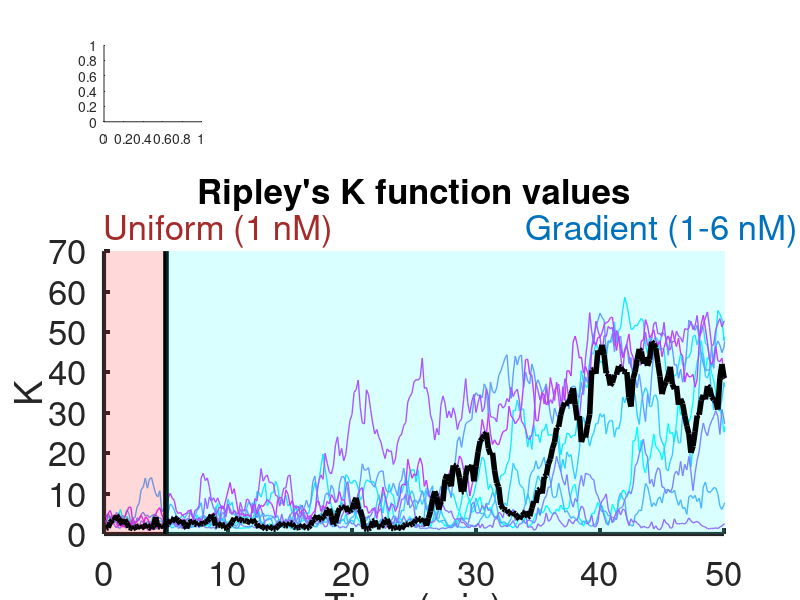

Reproduce this figure in MATLAB. (Note: this script raises an error after producing the figure.)
% Plot the snapshots of 3D Cdc42-GTP distribution at different time points.
% Simulations were performed with 1 nM uniform pheromone for the first 5 min 
% and then switched to a 1-6 nM pheromone gradient

load('FigureData/Figure7A1.mat')
seeds = 10;
% Color map for the plots.
cmap = cool(seeds);
% Time in the unit of minutes.
time = (0:10:8000)/60;
figure('units','pixels','position',[300 300 800 700]); 
for j = 1:seeds
    subplot(10,10,41:100); hold on
    % Plot time series of K
    plot(time,K(j,:),'color',cmap(j, :),'linewidth',1)
end
% Mark the time point where uniform pheromone was switched to a pheromone
% gradient.
patch([0,0,300/60,300/60],[0,70,70,0],'r',...
    'edgecolor','r','facealpha',0.15,'edgealpha',0.15)
plot([300/60,300/60],[0,70],'k-','linewidth',4)
patch([8000/60,8000/60,300/60,300/60],[0,70,70,0],'c',...
    'edgecolor','c','facealpha',0.15,'edgealpha',0.15)
ylim([0,70])
xlim([0,50])
xlabel('Time (min)')
ylabel('K')
set(gca,'fontsize',25)
set(gca,'linewidth',3)
text(0,75,'Uniform (1 nM)','fontsize',25,'color','#A52A2A')
text(34,75,'Gradient (1-6 nM)','fontsize',25,'color','#0072BD')
title('Ripley''s K function values','fontsize',25,'position',[25,80])

% Mark one line of K in black and  plotted its snapshots of Cdc42-GTP
% at different time points. 
plot(time,K(10,:),'color','k','linewidth',4)
L = 8.8623; % domain length
load('Coordinates/Figure7A1_coordinates.mat')
r = 2.5;
subplot(10,10,[1,2,11,12])
plot_sphere(x_1,y_1,z_1,r,90,0);
text(0,-0.5,-3.5,'1 min','fontsize',25)

subplot(10,10,[3,4,13,14])
plot_sphere(x_2,y_2,z_2,r,90,0);
text(0,-0.5,-3.5,'18 min','fontsize',25)

subplot(10,10,[5,6,15,16])
plot_sphere(x_3,y_3,z_3,r,90,0);
text(0,-0.5,-3.5,'35 min','fontsize',25)

subplot(10,10,[7,8,17,18])
plot_sphere(x_4,y_4,z_4,r,90,0);
text(0,-0.5,-3.5,'50 min','fontsize',25)

subplot(10,10,[9,10,19,20])
Gaussian_on_a_sphere(1,5)
title('1-6 nM gradient','position',[0,0,1.3])

colormap(turbo)
set_colorbar
